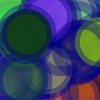
Frame 1 (no input)
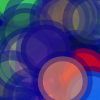
Frame 60 (no input)
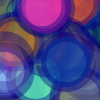
Frame 120 (the mouse pressed at the canvas centre since frame 60)

The p5.js sketch that drew these frames (run headless with seeded random() and noise() and a simulated clock; from frame 60 on, the mouse is pressed at the canvas centre):

// p5.js sketch
// ── sketch.js
//las variables son lugares n el computadr donde podemos guardar datos
//las variabls deben ser declaradas
var diametro;
//la declaración se hace una sola vez. no puede haber dos cosas que se llamen igual
//el valor se asigna con el signo =

diametro = 10;
//xisten dos tipos de variables.
//las globales, que se declaran por fuera de las funciones
//las locales, que hace parte de la función
//desde la consola (explorador) no puedo accder al valor de variables locales
//todo en javascript es una variable
//las funciones también deben ser declaradas
function miFunciónDelDia(){
  //para llamar una función debo escribir su nombre, incluyendo los paréntesis
}


function setup() {
  createCanvas(width,height);
  background(0,255,0,100);
}

function draw() {
  //para que el fondo se defina constantemente, definimos background en el draw (evita que veamos estela de figuras dibujadas)
   background(0,255,0,100);
  //para definir estilo de la elipse
  //primero el ancho de la línea de la elipse

 
  //ellipse(500,100,50,50);
  //primer número es ubicación en x
  //segundo número es ubicación en Y
  //tercero es valor horizontal de figura
  //
    estilo();
  //llamo a la función estilo
  ellipse(mouseX, mouseY, diametro, diametro)
  diametro = diametro +1;
 if(mouseX>width/2){
   muchasElipses(100);
 }else{
   background(255,0,0);
   muchasElipses(1000);
 }
  
  
 
  //con mouseX y mouseY, la figura seguirá las coordenadas del puntero del mouse.
}

//escribiremos nuestra primera funcion, para definir estilo
//declaro la funcion estilo por fuera del draw y el setup, como una vriable global
function estilo(){
   strokeWeight(10);
  //para quitar el borde de la elipse
  noStroke();
  //para cambiar color de la línea
  stroke(0, 0, 255/2, 100);
  //para darle color de relleno a la figura
  fill(200, 230, 100, 70);
}


function muchasElipses(cantidad){
  //ahora haremos una iteración
  // la estructura es for (inicio;condición; refresco){ acción a repetir}
 for (var i = 0; i<cantidad; i=i+1){ 
   //acción a repetir
   fill(random(255), random(255), random(255), random(255) );
   ellipse(random(width), random(height), 50, 50)
 }
  //se dibujará una elipse con una ubicación aleatoria
  //ellipse(random(width), random(height), 50, 50)
  
}
